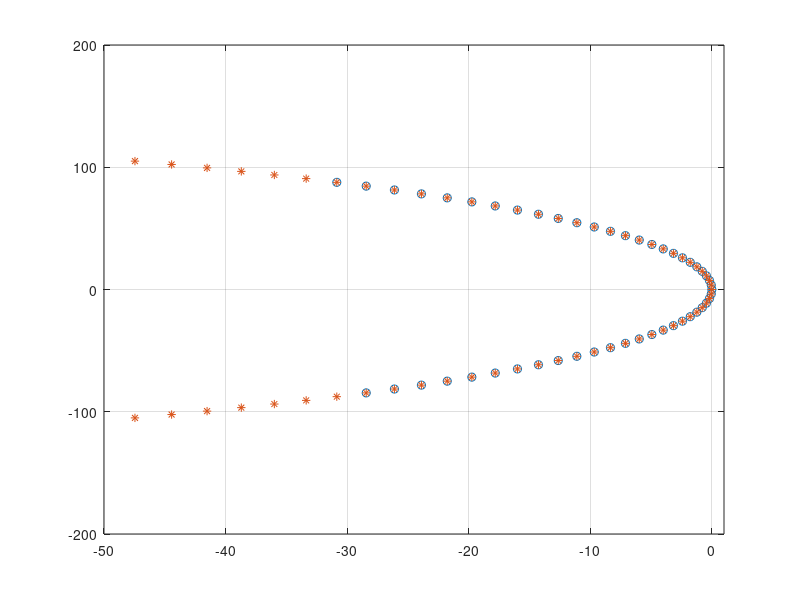

Write MATLAB code to recreate this figure.
load linear.mat

M = full(M);
A = full(A);
B = [B_ul, B_ur];

e = eigs(A,M,50,'LR');

ii = find(real(e)>0);
e(ii)

figure(1)
plot(real(e), imag(e), 'o')
grid on
hold on

Q = zeros(size(A));
R = eye(2);
S = [];

[X,L,G] = care(A,B,Q,R,S,M);

plot(real(L),imag(L),'*')
axis([-50 1 -200 200])

save('gain.mat','G')
